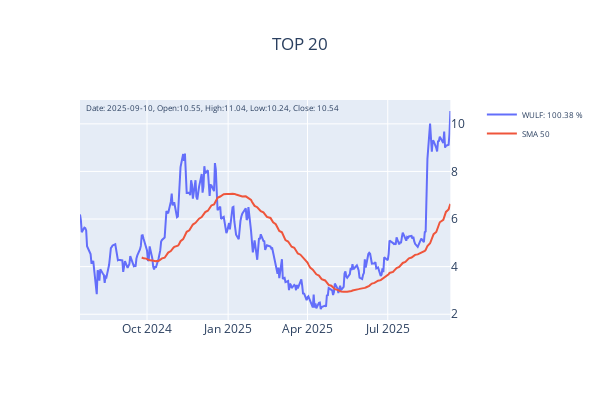
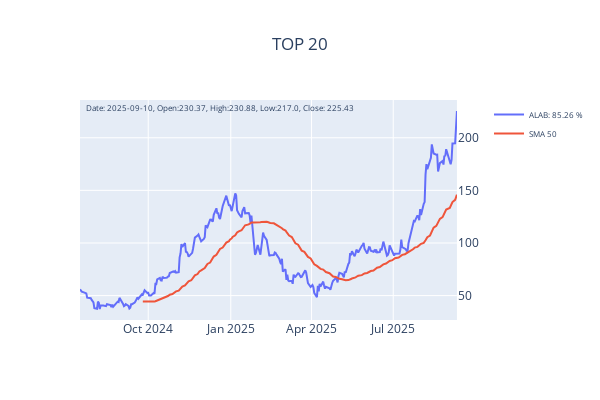
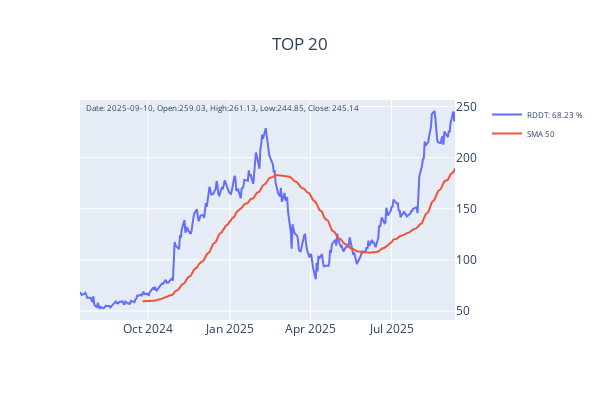
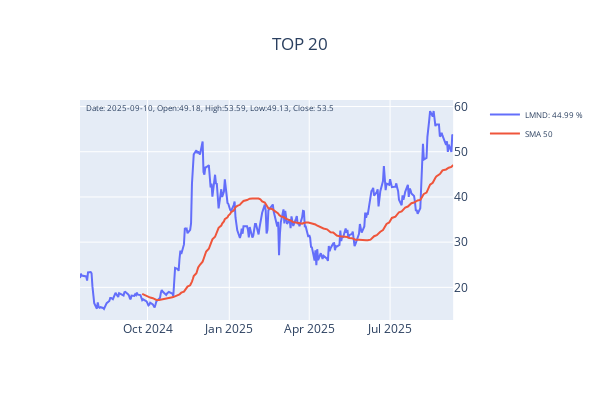

These figures' notebook cell, in order:
### Markdown cell above
###  Getting best performing stocks

### Code cell
import warnings
warnings.filterwarnings('ignore')

from yfinance_utils import list_utils, file_utils
from plotly.subplots import make_subplots
import plotly.graph_objects as go
from finta import TA
from yfinance_utils import list_utils
import time
from datetime import datetime

today = datetime.today().strftime('%Y-%m-%d')
NUMBER_OF_TOP_PERFORMERS = 20
PERIOD = 50

_list = list_utils.get_short_list()
_top = list_utils.get_top_performers(_list, size=NUMBER_OF_TOP_PERFORMERS)
_sym = dict(_top)
for _s in _sym:
    time.sleep(5)
    data = file_utils.get_history(_s)
    _f=make_subplots(specs=[[{"secondary_y": True}]])
    _f.update_layout(title=f"TOP {NUMBER_OF_TOP_PERFORMERS}", title_x=0.5, width=600, height=400)

    data.columns = COLUMNS
    data['sma'] = TA.SMA(data, period=PERIOD)
    data.reset_index(inplace=True)
    _f.add_trace(
        go.Scatter(y=data['Close'], x=data['Date'], name=f"{_s}: {_sym[_s]} %"),
        secondary_y=False
    )
    _f.add_trace(
        go.Scatter(y=data['sma'], x=data['Date'], name=f'SMA {PERIOD}'),
        secondary_y=False
    )
    _f.update_yaxes(side='right')
    price = f"Date: {today}, Open:{round(data['Open'].iloc[-1],2)}, High:{round(data['High'].iloc[-1],2)}, Low:{round(data['Low'].iloc[-1],2)}, Close: {round(data['Close'].iloc[-1],2)}"
    _f.add_annotation(xref='x domain',
                    yref='y domain',
                    x=0.01,
                    y=1,
                    text=price, 
                    showarrow=False,
                    font=dict(size=8),
                    row=1, col=1)
    _f.update_layout(legend={"title_font_family":"Arial", "font":{"size":8}})
    _f.show()

if save_to_mongo:
    _sym['DATE'] = datetime.today().strftime('%Y-%m-%d')
    file_utils.save_to_mongo(_sym, "top_performers")

### Figure 1 — Plotly figure (JSON) as saved in the notebook; plotly's stock layout.template omitted (floating-point values rounded to 4 significant figures; data arrays with more than 128 entries replaced by an {"elided": "..."} marker saying what was removed)
{"data": [{"name": "WULF: 100.38 %", "type": "scatter", "x": {"elided": "289 str values"}, "xaxis": "x", "y": {"elided": "289 float values"}, "yaxis": "y"}, {"name": "SMA 50", "type": "scatter", "x": {"elided": "289 str values"}, "xaxis": "x", "y": {"elided": "289 float values"}, "yaxis": "y"}], "layout": {"annotations": [{"font": {"size": 8}, "showarrow": false, "text": "Date: 2025-09-10, Open:10.55, High:11.04, Low:10.24, Close: 10.54", "x": 0.01, "xref": "x domain", "y": 1, "yref": "y domain"}], "height": 400, "legend": {"font": {"size": 8}, "title": {"font": {"family": "Arial"}}}, "title": {"text": "TOP 20", "x": 0.5}, "width": 600, "xaxis": {"anchor": "y", "domain": [0, 0.94]}, "yaxis": {"anchor": "x", "domain": [0, 1], "side": "right"}, "yaxis2": {"anchor": "x", "overlaying": "y", "side": "right"}}}

### Figure 2 — Plotly figure (JSON) as saved in the notebook; plotly's stock layout.template omitted (floating-point values rounded to 4 significant figures; data arrays with more than 128 entries replaced by an {"elided": "..."} marker saying what was removed)
{"data": [{"name": "ALAB: 85.26 %", "type": "scatter", "x": {"elided": "289 str values"}, "xaxis": "x", "y": {"elided": "289 float values"}, "yaxis": "y"}, {"name": "SMA 50", "type": "scatter", "x": {"elided": "289 str values"}, "xaxis": "x", "y": {"elided": "289 float values"}, "yaxis": "y"}], "layout": {"annotations": [{"font": {"size": 8}, "showarrow": false, "text": "Date: 2025-09-10, Open:230.37, High:230.88, Low:217.0, Close: 225.43", "x": 0.01, "xref": "x domain", "y": 1, "yref": "y domain"}], "height": 400, "legend": {"font": {"size": 8}, "title": {"font": {"family": "Arial"}}}, "title": {"text": "TOP 20", "x": 0.5}, "width": 600, "xaxis": {"anchor": "y", "domain": [0, 0.94]}, "yaxis": {"anchor": "x", "domain": [0, 1], "side": "right"}, "yaxis2": {"anchor": "x", "overlaying": "y", "side": "right"}}}

### Figure 3 — Plotly figure (JSON) as saved in the notebook; plotly's stock layout.template omitted (floating-point values rounded to 4 significant figures; data arrays with more than 128 entries replaced by an {"elided": "..."} marker saying what was removed)
{"data": [{"name": "RDDT: 68.23 %", "type": "scatter", "x": {"elided": "289 str values"}, "xaxis": "x", "y": {"elided": "289 float values"}, "yaxis": "y"}, {"name": "SMA 50", "type": "scatter", "x": {"elided": "289 str values"}, "xaxis": "x", "y": {"elided": "289 float values"}, "yaxis": "y"}], "layout": {"annotations": [{"font": {"size": 8}, "showarrow": false, "text": "Date: 2025-09-10, Open:259.03, High:261.13, Low:244.85, Close: 245.14", "x": 0.01, "xref": "x domain", "y": 1, "yref": "y domain"}], "height": 400, "legend": {"font": {"size": 8}, "title": {"font": {"family": "Arial"}}}, "title": {"text": "TOP 20", "x": 0.5}, "width": 600, "xaxis": {"anchor": "y", "domain": [0, 0.94]}, "yaxis": {"anchor": "x", "domain": [0, 1], "side": "right"}, "yaxis2": {"anchor": "x", "overlaying": "y", "side": "right"}}}

### Figure 4 — Plotly figure (JSON) as saved in the notebook; plotly's stock layout.template omitted (floating-point values rounded to 4 significant figures; data arrays with more than 128 entries replaced by an {"elided": "..."} marker saying what was removed)
{"data": [{"name": "LMND: 44.99 %", "type": "scatter", "x": {"elided": "289 str values"}, "xaxis": "x", "y": {"elided": "289 float values"}, "yaxis": "y"}, {"name": "SMA 50", "type": "scatter", "x": {"elided": "289 str values"}, "xaxis": "x", "y": {"elided": "289 float values"}, "yaxis": "y"}], "layout": {"annotations": [{"font": {"size": 8}, "showarrow": false, "text": "Date: 2025-09-10, Open:49.18, High:53.59, Low:49.13, Close: 53.5", "x": 0.01, "xref": "x domain", "y": 1, "yref": "y domain"}], "height": 400, "legend": {"font": {"size": 8}, "title": {"font": {"family": "Arial"}}}, "title": {"text": "TOP 20", "x": 0.5}, "width": 600, "xaxis": {"anchor": "y", "domain": [0, 0.94]}, "yaxis": {"anchor": "x", "domain": [0, 1], "side": "right"}, "yaxis2": {"anchor": "x", "overlaying": "y", "side": "right"}}}
